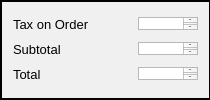
     <widget class="QGroupBox" name="totalBox">
      <property name="styleSheet">
       <string notr="true">QGroupBox {
	background-color: rgb(240, 240, 240);
    border: 2px solid black;
	border-left: 2px solid black;
	border-right: 1px solid black;
}</string>
      </property>
      <property name="title">
       <string/>
      </property>
      <property name="checkable">
       <bool>false</bool>
      </property>
      <layout class="QFormLayout" name="formLayout_6">
       <item row="1" column="0">
        <widget class="QLabel" name="subtotalLabel">
         <property name="font">
          <font>
           <pointsize>10</pointsize>
          </font>
         </property>
         <property name="mouseTracking">
          <bool>false</bool>
         </property>
         <property name="tabletTracking">
          <bool>false</bool>
         </property>
         <property name="contextMenuPolicy">
          <enum>Qt::ActionsContextMenu</enum>
         </property>
         <property name="acceptDrops">
          <bool>false</bool>
         </property>
         <property name="text">
          <string>Subtotal</string>
         </property>
         <property name="scaledContents">
          <bool>false</bool>
         </property>
         <property name="wordWrap">
          <bool>false</bool>
         </property>
        </widget>
       </item>
       <item row="2" column="0">
        <widget class="QLabel" name="totalLabel">
         <property name="font">
          <font>
           <pointsize>10</pointsize>
          </font>
         </property>
         <property name="mouseTracking">
          <bool>false</bool>
         </property>
         <property name="tabletTracking">
          <bool>false</bool>
         </property>
         <property name="contextMenuPolicy">
          <enum>Qt::ActionsContextMenu</enum>
         </property>
         <property name="acceptDrops">
          <bool>false</bool>
         </property>
         <property name="text">
          <string>Total</string>
         </property>
         <property name="scaledContents">
          <bool>false</bool>
         </property>
         <property name="wordWrap">
          <bool>false</bool>
         </property>
        </widget>
       </item>
       <item row="0" column="1">
        <widget class="QTextBrowser" name="taxonordertextBrowser">
         <property name="minimumSize">
          <size>
           <width>60</width>
           <height>13</height>
          </size>
         </property>
         <property name="maximumSize">
          <size>
           <width>60</width>
           <height>13</height>
          </size>
         </property>
        </widget>
       </item>
       <item row="1" column="1">
        <widget class="QTextBrowser" name="subtotaltextBrowser">
         <property name="minimumSize">
          <size>
           <width>60</width>
           <height>13</height>
          </size>
         </property>
         <property name="maximumSize">
          <size>
           <width>60</width>
           <height>13</height>
          </size>
         </property>
        </widget>
       </item>
       <item row="2" column="1">
        <widget class="QTextBrowser" name="totaltextBrowser">
         <property name="minimumSize">
          <size>
           <width>60</width>
           <height>13</height>
          </size>
         </property>
         <property name="maximumSize">
          <size>
           <width>60</width>
           <height>13</height>
          </size>
         </property>
        </widget>
       </item>
       <item row="0" column="0">
        <widget class="QLabel" name="taxonorderLabel">
         <property name="font">
          <font>
           <pointsize>10</pointsize>
          </font>
         </property>
         <property name="mouseTracking">
          <bool>false</bool>
         </property>
         <property name="tabletTracking">
          <bool>false</bool>
         </property>
         <property name="contextMenuPolicy">
          <enum>Qt::ActionsContextMenu</enum>
         </property>
         <property name="acceptDrops">
          <bool>false</bool>
         </property>
         <property name="text">
          <string>Tax on Order            </string>
         </property>
         <property name="scaledContents">
          <bool>false</bool>
         </property>
         <property name="wordWrap">
          <bool>false</bool>
         </property>
        </widget>
       </item>
      </layout>
     </widget>
